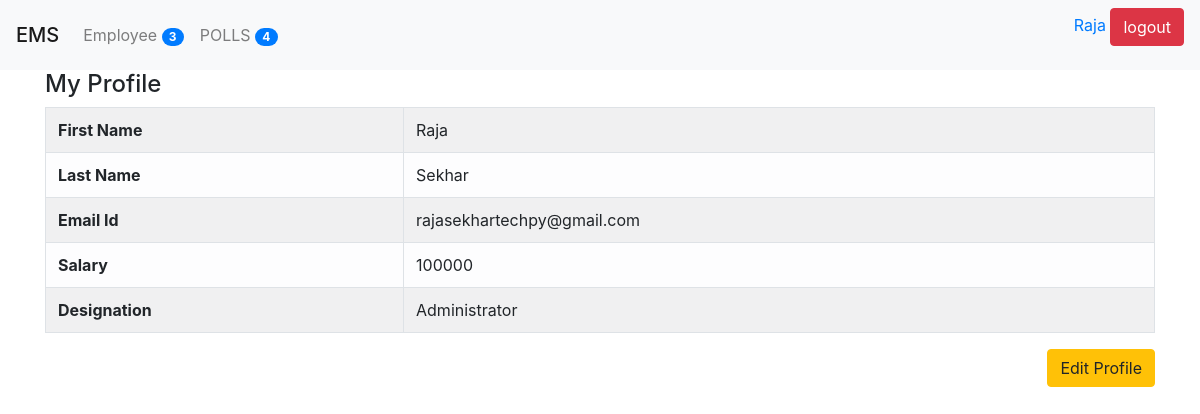
/profile/ (signed in), run on the app's committed database.
### employee/models.py (models this page shows, shortened)
class Profile(models.Model):
    user = models.OneToOneField(User, on_delete=models.CASCADE)
    designation = models.CharField(max_length= 20 , null= False , blank= False)
    salary = models.IntegerField(null=True, blank=True)
    class Meta:
        ordering = ('-salary',)

### employee/views.py (the view)
# urls.py: path('profile/', MyProfile.as_view(), name = 'my_profile'),
class MyProfile(DeleteView):
    template_name = 'auth/profile.html'
    def get_object(self, queryset=None):
        return self.request.user.profile

### poll/context_processor.py (called while the page is built)
def poll_count(request):
    count = Question.objects.count()
    return {"polls_count" : count}

def emp_count(request):
    count = User.objects.count()
    return {"emp_count" : count}

### poll/templatetags/poll_extras.py (called while the page is built)
def upper(value):
    return value.upper()

### templates/auth/profile.html
{% extends 'polls/base.html' %}
{% block content %}
<h4> My Profile</h4>
<table class="table table-light table-bordered table-striped">
        <tbody>
        <tr>
            <th>First Name</th>
            <td>{{user.first_name}}</td>
        </tr>
        <tr>
            <th>Last Name</th>
            <td>{{object.user.last_name}}</td>
        </tr>
        <tr>
            <th>Email Id</th>
            <td>{{object.user.email}}</td>
        </tr>
        <tr>
            <th>Salary</th>
            <td>{{object.salary}}</td>
        </tr>
        <tr>
            <th>Designation</th>
            <td>{{object.designation}}</td>
        </tr>
    </tbody>
    </table>
<div class="text-right">
    <a class="btn btn-warning" href="{% url 'update_profile' %}">Edit Profile</a>
    </div>
{% endblock content %}

### templates/header.html (shortened to what this page needs)
{% load poll_extras %}
<div class="navbar navbar-expand-lg navbar-light bg-light">
    <span class="navbar-brand mb-0 h1">EMS</span>
    <div class="collapse navbar-collapse" id="navbarNav">
        <ul class="navbar-nav">
            <li class="nav-item">
                <a class="nav-link" href="{% url 'employee_list'%}">
                    {{"employee" | capfirst}}
                    <span class="badge badge-primary badge-pill ">{{emp_count}}</span>
                </a>
            </li>
            <li class="nav-item">
                <a class="nav-link" href="{% url 'polls_list' %}">
                    {{"Polls" | upper}}
                    <span class="badge badge-primary badge-pill ">{{polls_count}}</span>
                </a>
            </li>
        </ul>
    </div>
    {% if user.is_authenticated %}
        <div class="text-right">
            <form method="POST" action="/logout/">
            <a href="{% url 'my_profile' %}">{{request.user.first_name}}</a>
            <input type="submit" class="btn btn-danger" value="logout">
            </form>
        </div>
    {% endif %}
</div>

### data on the page
Profile: user.last_name "Sekhar", user.email "rajasekhartechpy@gmail.com", salary "100000", designation "Administrator"

### other printed values
{{ "employee" | capfirst }} "Employee"
{{ emp_count }} "3"
{{ "Polls" | upper }} "POLLS"
{{ polls_count }} "4"
{{ request.user.first_name }} "Raja"
{{ user.first_name }} "Raja"
